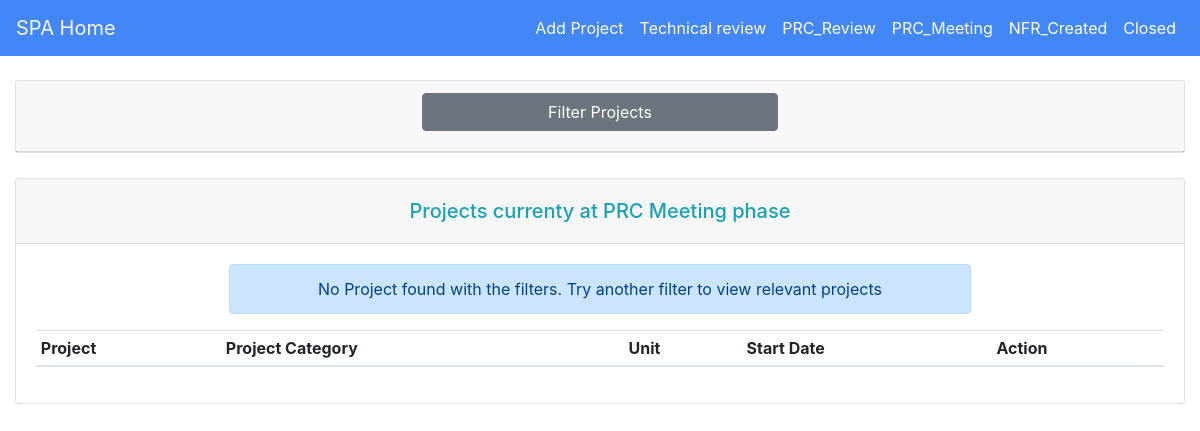
The page /prc_meeting/ (signed in) on the database as committed earlier.
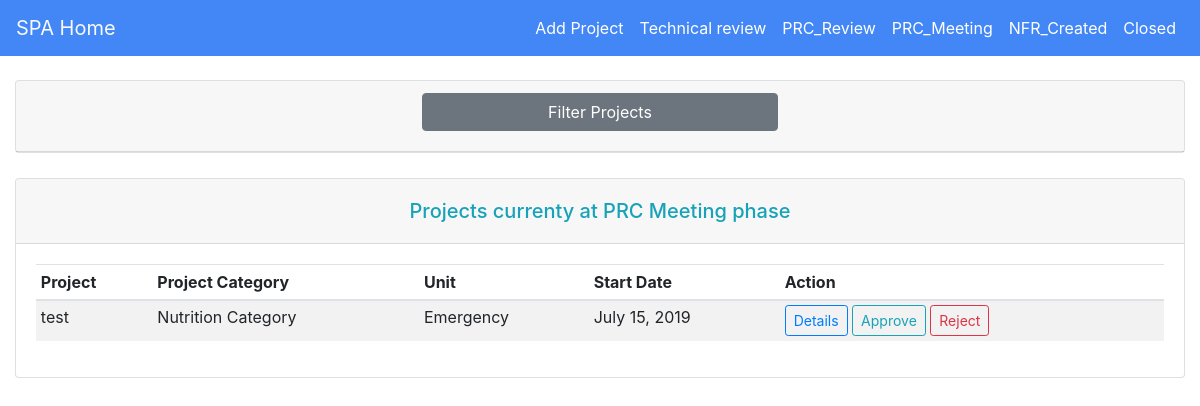
The same page on the database as committed later.
### approval/models.py (models this page shows, shortened)
class Project(models.Model):
    status = (
        ("new", "New"),
        ("tech", "Technical Review"),
        ("prc_review", "PRC Review"),
        ("prc_meeting", "PRC Meeting"),
        ("nfr", "NFR Created"),
        ("closed", "Closed"),
    )
    project_title = models.CharField(max_length=50)
    description = models.CharField(max_length=500)
    project_category = models.ForeignKey(ProjectCategory, on_delete=models.CASCADE)
    country = models.CharField(max_length=50)
    sub_office = models.CharField(max_length=50)
    project_category = models.CharField(max_length=50)
    start_date = models.DateField(auto_now=False, auto_now_add=False)
    end_date = models.DateField(auto_now=False, auto_now_add=False)
    unit = models.ForeignKey(Unit, on_delete=models.CASCADE, null=True)
    status = models.CharField(max_length=50, choices=status, default="tech")

class Unit(models.Model):
    unit_name = models.CharField(max_length=50, default="Nutrition")
    def __str__(self):
        return self.unit_name

### approval/views.py (the view)
# urls.py: path('prc_meeting/', views.PrcMeeting, name='prc_meeting'),
def PrcMeeting(request, newContext={}):
    projects = Project.objects.filter(status="prc_meeting")
    project_filter = ProjectFilter(request.GET, queryset=projects)
    user = request.user
    context = {"projects":project_filter, "user":user}
    context.update(newContext)
    return render(request, "prc_meeting.html", context=context)

### approval/models.py (called while the page is built)
    def __str__(self):
        return self.project_category

### approval/templates/prc_meeting.html (shortened to what this page needs)
{% extends "base.html" %}
{% load static %}
{% load widget_tweaks %}
{% block content %}
{% if user.is_authenticated %}
<div class="card m-auto">
        <div class="card-header">
            <div class="row">
              <div class="col-md-4"></div>
              <div class="col-md-4">
                  <a class="card-link" style="color: black" data-toggle="collapse" href="#collapseOne">
                      <h4 style="margin-top: 0" class="btn btn-block btn-secondary">Filter Projects</h4>
                    </a>
              </div>
              <div class="col-md-4"></div>
            </div>
          </div>
    </div>
    <div class="row mt-2">
        <div class="col-md-3"></div>
        <div class="col-md-6 op">
        </div>
        <div class="col-md-3"></div>
    </div>
        <div class="card mt-3 mb-3">
            <div class="card-header">
                <h5 class="mt-2 text-center mb-2 text-info">Projects currenty at PRC Meeting phase</h5>
            </div>
            <div class="card-body">
                    <table class="table table-striped table-sm">
                        <thead>
                            <tr>
                                <th>Project</th>
                                <th>Project Category</th>
                                <th>Unit</th>
                                <th>Start Date</th>
                                <th>Action</th>
                            </tr>
                        </thead>
                        <tbody>
                    {% for project in projects.qs %}
                            <tr>
                                <td>{{ project.project_title }}</td>
                                <td>{{ project.project_category }}</td>
                                <td>{{ project.unit }}</td>
                                <td>{{ project.start_date }}</td>
                                <td>
                                    <a href="{% url "project_details" project.id %}">
                                        <button class="btn btn-outline-primary btn-sm">Details</button>
                                    </a>
                                    <a class="confirm-approval" href="{% url "change_status" project.id "nfr" "prc_meeting" %}">
                                        <button class="btn btn-outline-info btn-sm">Approve</button>
                                    </a>
                                    <a class="confirm-rejection" href="{% url "change_status" project.id "rejected" "prc_meeting" %}">
                                        <button class="btn btn-outline-danger btn-sm">Reject</button>
                                    </a>
                                </td>
                            </tr>
                    {% endfor %}
                    {% if projects.qs|length <= 0 %}
                    <div class="row text-center">
                        <div class="col-md-2"></div>
                        <div class="col-md-8">
                            <div class="alert alert-primary">
                              No Project found with the filters. Try another filter to view relevant projects
                            </div>
                        </div>
                        <div class="col-md-2"></div>
                    </div>
                    {% else %}
                    <div class="row"></div>
                    {% endif %}
                        </tbody>
                    </table>
            </div>
        </div>
{% endif %}
{% endblock %}

### approval/templates/base.html (shortened to what this page needs)
{%load static %}
<!doctype html>
<html lang="en">
<head>
  <link rel="stylesheet" href="{% static "approval/styles/bootstrap.min.css" %}">
  <link rel="stylesheet" href="{% static "approval/styles/main.css" %}">
  <link rel="stylesheet" href="https://stackpath.bootstrapcdn.com/bootstrap/4.1.3/css/bootstrap.min.css">
  <link rel="stylesheet" href="https://cdnjs.cloudflare.com/ajax/libs/tempusdominus-bootstrap-4/5.0.0-alpha14/css/tempusdominus-bootstrap-4.min.css" />
  <link rel="stylesheet" href="https://cdnjs.cloudflare.com/ajax/libs/font-awesome/4.7.0/css/font-awesome.min.css">
</head>
<body>
    <nav class="navbar navbar-expand-sm navbar-dark my-nav justify-content-between">
        <a class="navbar-brand text-light active" href="{% url "index" %}" >SPA Home</a>
        <div class="collapse navbar-collapse mr-0" id="navbar">
          <ul class="navbar-nav ml-auto">
              <li class="nav-item">
                  <a class="nav-link active" href="{% url "add_project" %}">Add Project</a>
              </li>
              <li class="nav-item">
                  <a class="nav-link active" href="{% url "technical_review" %}" >Technical review</a>
              </li>
              <li class="nav-item">
                  <a class="nav-link active" href="{% url "prc_review" %}">PRC_Review</a>
              </li>
              <li class="nav-item active">
                  <a class="nav-link" href="{% url "prc_meeting" %}">PRC_Meeting</a>
              </li>
              <li class="nav-item active">
                  <a class="nav-link" href="{% url "nfr" %}">NFR_Created</a>
              </li>
              <li class="nav-item active">
                  <a class="nav-link" href="{% url "closed" %}">Closed</a>
              </li>
          </ul>
        </div>
      </nav>
  <div class="container-fluid mt-4">
  {% block content %}
  {% endblock %}
  </div>
</body>
</html>

### approval/static/approval/styles/main.css (style rules this page uses)
body { padding: 0; margin: 0; }
.my-nav { background-color: #4287f5 !important; }
a { text-decoration: none; }

Rows that differ between the two databases and show on the page:
added Project: project_title "test", project_category "Nutrition Category", unit "Emergency", start_date "July 15, 2019"
Other text that changed with them:
text no longer shown: "No Project found with the filters. Try another filter to view relevant projects"
